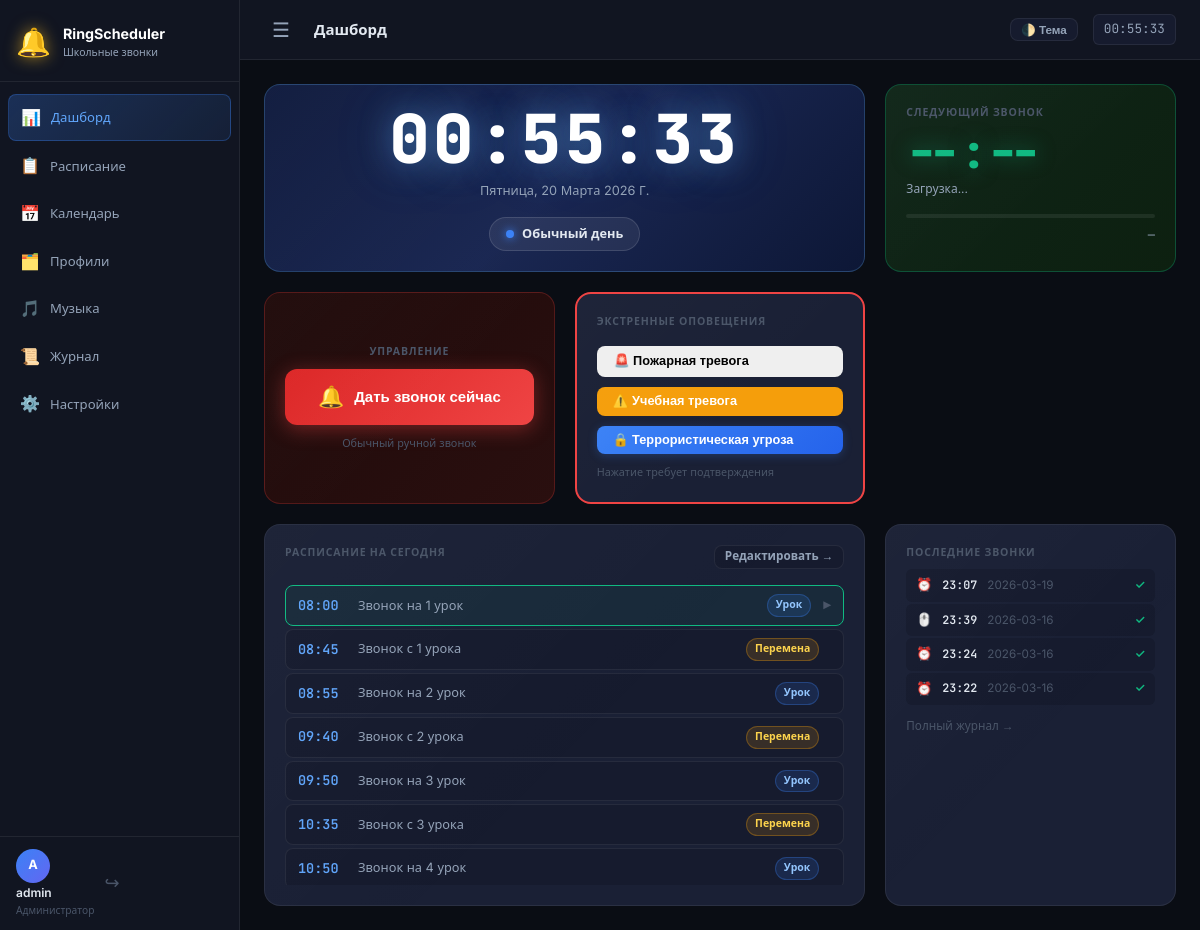
Page / (signed in) on the earlier database version.
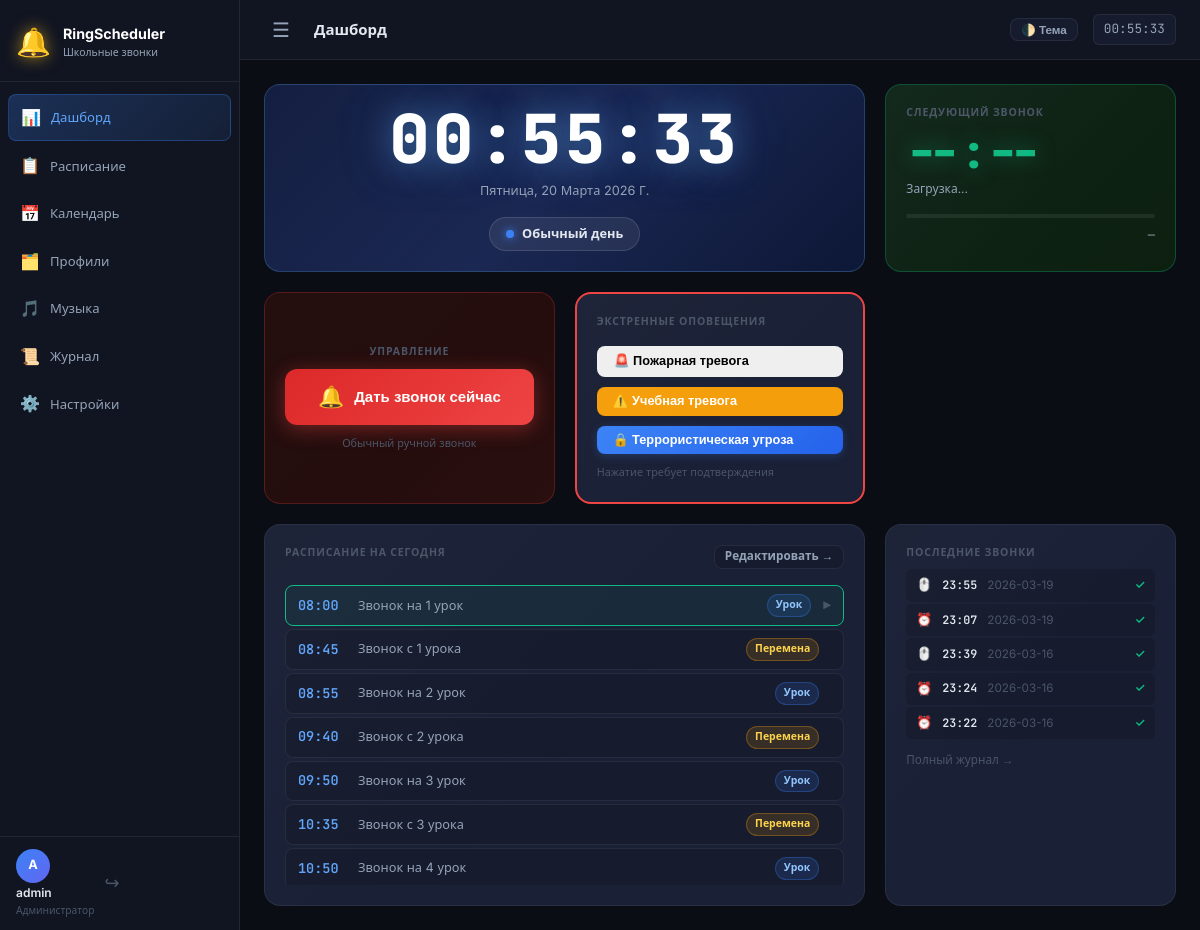
Same page on the later database version.
### tables this page shows
CREATE TABLE users (
            id INTEGER PRIMARY KEY AUTOINCREMENT,
            username TEXT UNIQUE NOT NULL,
            password_hash TEXT NOT NULL,
            is_admin INTEGER NOT NULL DEFAULT 0
        );

CREATE TABLE profiles (
            id INTEGER PRIMARY KEY AUTOINCREMENT,
            name TEXT UNIQUE NOT NULL,
            description TEXT DEFAULT '',
            color TEXT DEFAULT '#3b82f6',
            is_active INTEGER NOT NULL DEFAULT 0
        );

CREATE TABLE bells (
            id INTEGER PRIMARY KEY AUTOINCREMENT,
            profile_id INTEGER NOT NULL,
            hour INTEGER NOT NULL,
            minute INTEGER NOT NULL,
            label TEXT DEFAULT '',
            sound_file TEXT DEFAULT '',
            duration INTEGER DEFAULT 5,
            bell_type TEXT DEFAULT 'lesson',
            enabled INTEGER NOT NULL DEFAULT 1,
            FOREIGN KEY (profile_id) REFERENCES profiles(id) ON DELETE CASCADE
        );

CREATE TABLE ring_log (
            id INTEGER PRIMARY KEY AUTOINCREMENT,
            profile_id INTEGER,
            bell_id INTEGER,
            triggered_at TEXT NOT NULL,
            trigger_type TEXT DEFAULT 'auto',
            success INTEGER DEFAULT 1,
            notes TEXT DEFAULT ''
        );

### app.py (the view)
    @app.route("/")
    @login_required
    def dashboard():
        state = sched.get_state()
        profile = db.get_profile_for_today()
        bells = db.list_bells(profile["id"]) if profile else []
        log = db.get_ring_log(20)
        return render_template(
            "dashboard.html",
            state=state,
            profile=profile,
            bells=bells,
            ring_log=log,
        )

### auth.py (called while the page is built)
def login_required(f):
    @functools.wraps(f)
    def decorated(*args, **kwargs):
        if SESSION_KEY not in session:
            return redirect(url_for("auth.login", next=request.path))
        user = db.get_user_by_id(session[SESSION_KEY])
        if not user:
            session.clear()
            return redirect(url_for("auth.login"))
        g.user = user
        return f(*args, **kwargs)
    return decorated

### database.py (called while the page is built)
def get_db():
    conn = sqlite3.connect(DB_PATH)
    conn.row_factory = sqlite3.Row
    conn.execute("PRAGMA journal_mode=WAL")
    conn.execute("PRAGMA foreign_keys=ON")
    return conn

def get_user_by_id(uid):
    conn = get_db()
    row = conn.execute("SELECT * FROM users WHERE id = ?", (uid,)).fetchone()
    conn.close()
    return dict(row) if row else None

def list_bells(profile_id):
    conn = get_db()
    rows = conn.execute(
        "SELECT * FROM bells WHERE profile_id = ? ORDER BY hour, minute",
        (profile_id,)
    ).fetchall()
    conn.close()
    return [dict(r) for r in rows]

def get_ring_log(limit=50):
    conn = get_db()
    rows = conn.execute(
        "SELECT * FROM ring_log ORDER BY id DESC LIMIT ?", (limit,)
    ).fetchall()
    conn.close()
    return [dict(r) for r in rows]

### scheduler.py (called while the page is built)
def get_state() -> dict:
    return dict(_state)

### templates/dashboard.html (shortened to what this page needs)
{% extends "base.html" %}
{% block page_title %}Дашборд{% endblock %}
{% block content %}
<div class="dashboard-grid">
    <div class="card card-clock">
        <div class="clock-display">
            <div class="clock-time" id="clockTime">--:--:--</div>
            <div class="clock-date" id="clockDate"></div>
        </div>
        <div class="clock-meta">
            <div class="profile-badge" id="profileBadge" style="--profile-color: {{ profile.color if profile else '#3b82f6' }}">
                <span class="badge-dot"></span>
                <span id="profileName">{{ profile.name if profile else 'Нет профиля' }}</span>
            </div>
        </div>
    </div>
    <div class="card card-next-bell" id="nextBellCard">
        <div class="card-label">Следующий звонок</div>
        <div class="next-bell-time" id="nextBellTime">--:--</div>
        <div class="next-bell-label" id="nextBellLabel">Загрузка...</div>
        <div class="next-bell-countdown">
            <div class="countdown-bar-wrap">
            </div>
            <div class="countdown-text" id="countdownText">—</div>
        </div>
    </div>
    <div class="card card-ring-now">
        <div class="card-label">Управление</div>
        <button class="btn-ring-now" id="btnRingNow" onclick="ringNow()">
            <span class="ring-now-icon">🔔</span>
            <span>Дать звонок сейчас</span>
        </button>
        <p class="ring-now-hint">Обычный ручной звонок</p>
    </div>
    <div class="card card-emergency" style="border: 2px solid #ef4444;">
        <div class="card-label text-danger">Экстренные оповещения</div>
        <div style="display: flex; flex-direction: column; gap: 10px; margin-top: 15px;">
            <button class="btn btn-danger" onclick="triggerEmergency('fire', 'ПОЖАРНУЮ ТРЕВОГУ')">
                🚨 Пожарная тревога
            </button>
            <button class="btn btn-warning" style="background-color: #f59e0b; color: #fff; border: none;" onclick="triggerEmergency('drill', 'УЧЕБНУЮ ТРЕВОГУ')">
                ⚠️ Учебная тревога
            </button>
            <button class="btn btn-primary" style="background-color: #6366f1; border: none;" onclick="triggerEmergency('lockdown', 'ТЕРРОРИСТИЧЕСКУЮ УГРОЗУ')">
                🔒 Террористическая угроза
            </button>
        </div>
        <p class="ring-now-hint mt-3">Нажатие требует подтверждения</p>
    </div>
    <div class="card card-today-schedule">
        <div class="card-header-row">
            <div class="card-label">Расписание на сегодня</div>
            {% if profile %}
            <a href="{{ url_for('schedule', profile_id=profile.id) }}" class="btn btn-sm btn-ghost">Редактировать →</a>
            {% endif %}
        </div>
        {% if bells %}
        <div class="bell-list">
            {% for bell in bells %}
            <div class="bell-item {% if not bell.enabled %}bell-disabled{% endif %}" data-hour="{{ bell.hour }}" data-minute="{{ bell.minute }}">
                <span class="bell-time">{{ '%02d:%02d'|format(bell.hour, bell.minute) }}</span>
                <span class="bell-label">{{ bell.label or '—' }}</span>
                <span class="bell-type-badge bell-type-{{ bell.bell_type }}">
                    {{ {'lesson': 'Урок', 'break': 'Перемена', 'end': 'Конец'}.get(bell.bell_type, bell.bell_type) }}
                </span>
                <span class="bell-passed-indicator" data-hour="{{ bell.hour }}" data-minute="{{ bell.minute }}"></span>
            </div>
            {% endfor %}
        </div>
        {% endif %}
    </div>
    <div class="card card-log">
        <div class="card-label">Последние звонки</div>
        {% if ring_log %}
        <div class="log-list">
            {% for entry in ring_log[:8] %}
            <div class="log-entry">
                <span class="log-type log-type-{{ entry.trigger_type }}">
                    {{ '🖱️' if entry.trigger_type == 'manual' else '⏰' }}
                </span>
                <span class="log-time">{{ entry.triggered_at[11:16] }}</span>
                <span class="log-date">{{ entry.triggered_at[:10] }}</span>
                <span class="log-status {{ 'log-ok' if entry.success else 'log-fail' }}">
                    {{ '✓' if entry.success else '✗' }}
                </span>
            </div>
            {% endfor %}
        </div>
        <a href="{{ url_for('log_view') }}" class="log-more-link">Полный журнал →</a>
        {% else %}
        <div class="empty-state"><span>📋</span><p>Журнал пуст</p></div>
        {% endif %}
    </div>
</div>
{% endblock %}

### templates/base.html (shortened to what this page needs)
<!DOCTYPE html>
<html lang="ru">
<head>
    <link rel="stylesheet" href="{{ url_for('static', filename='css/style.css') }}">
</head>
<body>
    <div class="layout">
        <aside class="sidebar" id="sidebar">
            <div class="sidebar-header">
                <div class="logo">
                    <span class="logo-icon">🔔</span>
                    <div class="logo-text">
                        <span class="logo-title">RingScheduler</span>
                        <span class="logo-sub">Школьные звонки</span>
                    </div>
                </div>
            </div>
            <nav class="sidebar-nav">
                <a href="{{ url_for('dashboard') }}"
                    class="nav-item {% if request.endpoint == 'dashboard' %}active{% endif %}">
                    <span class="nav-icon">📊</span>
                    <span>Дашборд</span>
                </a>
                <a href="{{ url_for('schedule') }}"
                    class="nav-item {% if request.endpoint == 'schedule' %}active{% endif %}">
                    <span class="nav-icon">📋</span>
                    <span>Расписание</span>
                </a>
                <a href="{{ url_for('calendar') }}"
                    class="nav-item {% if request.endpoint == 'calendar' %}active{% endif %}">
                    <span class="nav-icon">📅</span>
                    <span>Календарь</span>
                </a>
                <a href="{{ url_for('profiles') }}"
                    class="nav-item {% if request.endpoint == 'profiles' %}active{% endif %}">
                    <span class="nav-icon">🗂️</span>
                    <span>Профили</span>
                </a>
                <a href="{{ url_for('music') }}"
                    class="nav-item {% if request.endpoint == 'music' %}active{% endif %}">
                    <span class="nav-icon">🎵</span>
                    <span>Музыка</span>
                </a>
                <a href="{{ url_for('log_view') }}"
                    class="nav-item {% if request.endpoint == 'log_view' %}active{% endif %}">
                    <span class="nav-icon">📜</span>
                    <span>Журнал</span>
                </a>
                {% if current_user and current_user.is_admin %}
                <a href="{{ url_for('settings') }}"
                    class="nav-item {% if request.endpoint == 'settings' %}active{% endif %}">
                    <span class="nav-icon">⚙️</span>
                    <span>Настройки</span>
                </a>
                {% endif %}
            </nav>
            <div class="sidebar-footer">
                <div class="user-info">
                    <div class="user-avatar">{{ (current_user.username[0] if current_user else 'A')|upper }}</div>
                    <div class="user-details">
                        <span class="user-name">{{ current_user.username if current_user else 'Гость' }}</span>
                        <span class="user-role">{{ 'Администратор' if current_user and current_user.is_admin else
                            'Пользователь' }}</span>
                    </div>
                </div>
                <a href="{{ url_for('auth.logout') }}" class="btn-logout" title="Выйти">&#x21AA;</a>
            </div>
        </aside>
        <main class="main-content">
            <div class="topbar">
                <button class="sidebar-toggle" onclick="toggleSidebar()" id="sidebarToggle">☰</button>
                <div class="topbar-title">{% block page_title %}{% endblock %}</div>
                <div class="topbar-actions" style="display: flex; align-items: center; gap: 15px;">
                    <button id="themeToggleBtn" class="btn btn-ghost btn-sm" onclick="toggleTheme()" title="Переключить тему">🌓 Тема</button>
                    <div class="topbar-time" id="topbarTime"></div>
                </div>
            </div>
            <div class="content-area">
                {% block content %}{% endblock %}
            </div>
        </main>
    </div>
</body>
</html>

Differences in the rows shown:
added ring_log: trigger_type "🖱️", triggered_at "23:55", triggered_at "2026-03-19", success "✓"
